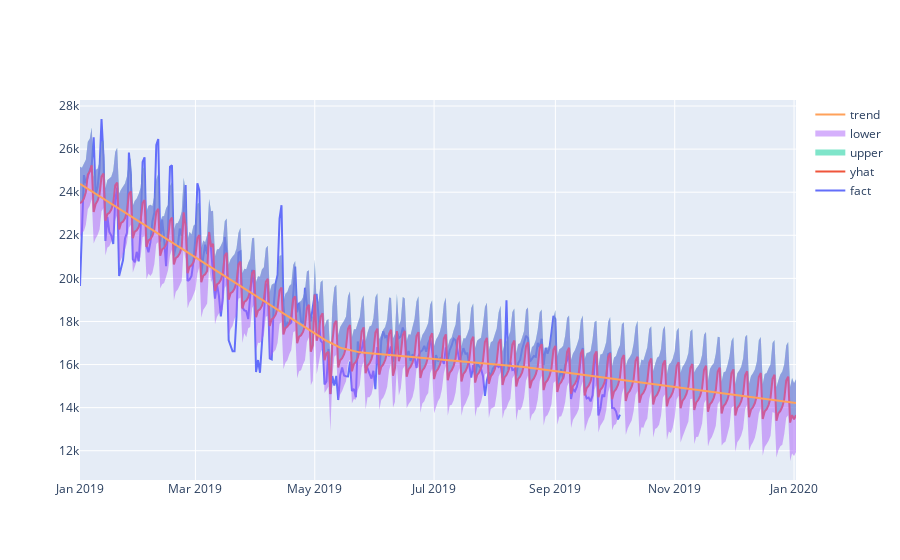

Notebook source saved alongside this figure:
### Code cell
# Рисуем график с границами прогноза на полном периоде
iplot([
    go.Scatter(x=df['ds'], y=df['y'], name='fact'),
    go.Scatter(x=final_forecast['ds'], y=final_forecast['yhat'], name='yhat'),
    go.Scatter(x=final_forecast['ds'], y=final_forecast['yhat_upper'], fill='tonexty', mode='none', name='upper'),
    go.Scatter(x=final_forecast['ds'], y=final_forecast['yhat_lower'], fill='tonexty', mode='none', name='lower'),
    go.Scatter(x=final_forecast['ds'], y=final_forecast['trend'], name='trend')
])

### Figure 1 — Plotly figure (JSON) as saved in the notebook; plotly's stock layout.template omitted (floating-point values rounded to 4 significant figures; data arrays with more than 128 entries replaced by an {"elided": "..."} marker saying what was removed)
{"data": [{"name": "fact", "type": "scatter", "x": {"elided": "277 str values"}, "y": {"elided": "277 int values"}}, {"name": "yhat", "type": "scatter", "x": {"elided": "367 str values"}, "y": {"elided": "367 float values"}}, {"fill": "tonexty", "mode": "none", "name": "upper", "type": "scatter", "x": {"elided": "367 str values"}, "y": {"elided": "367 float values"}}, {"fill": "tonexty", "mode": "none", "name": "lower", "type": "scatter", "x": {"elided": "367 str values"}, "y": {"elided": "367 float values"}}, {"name": "trend", "type": "scatter", "x": {"elided": "367 str values"}, "y": {"elided": "367 float values"}}], "layout": {}}
